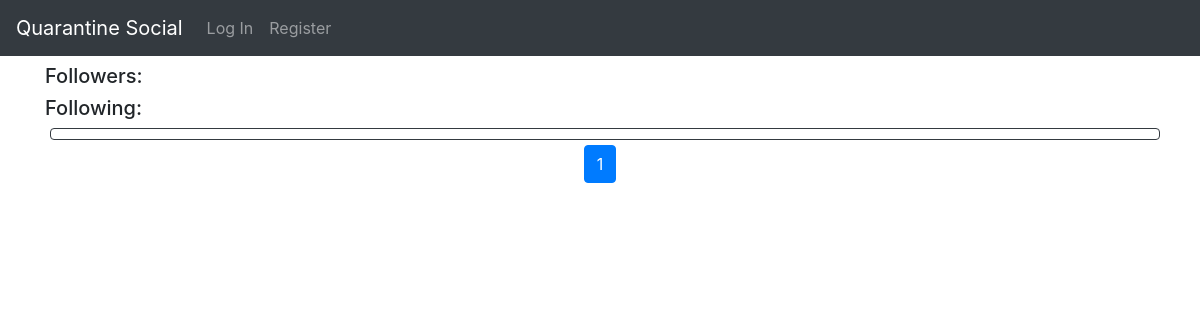
The app's page /userProfile/test3, older data.
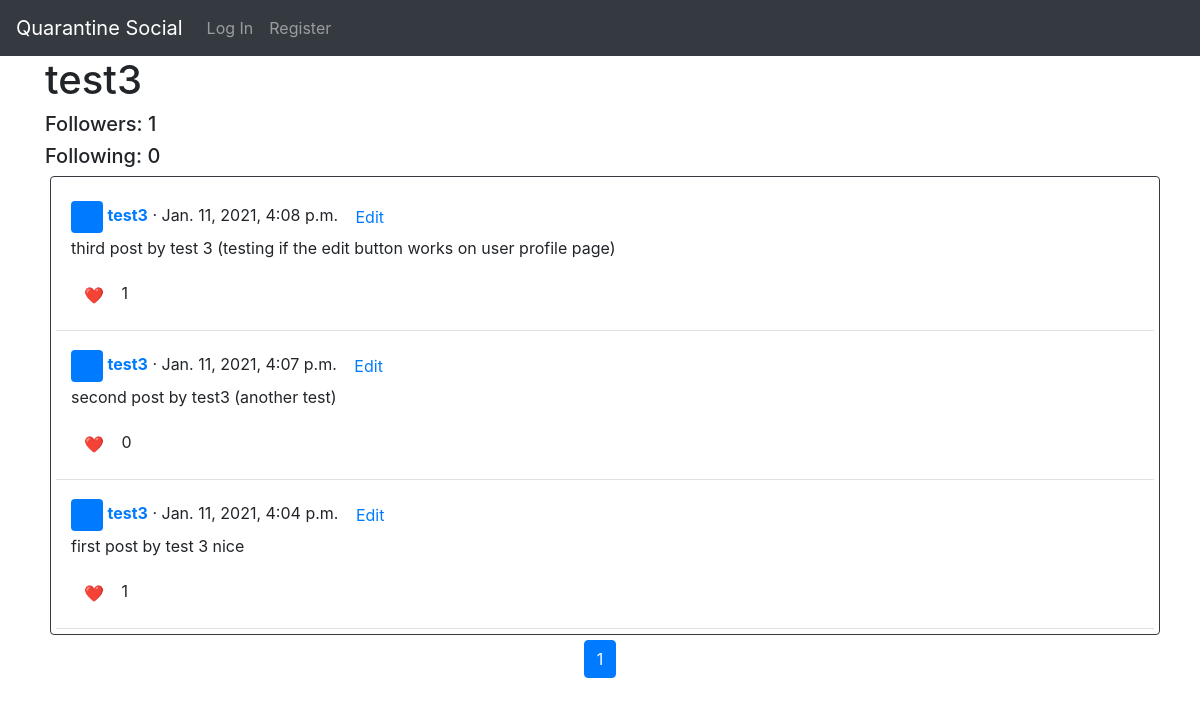
The same page, newer data.
### network/models.py (models this page shows)
class User(AbstractUser):
    num_following = models.IntegerField(default=0)
    num_followers = models.IntegerField(default=0)

class Post(models.Model):
    author = models.ForeignKey(User, on_delete=models.CASCADE)
    content = models.TextField()
    post_date = models.DateTimeField(default=timezone.now)
    num_likes = models.IntegerField(default=0)

### network/views.py (the view, shortened to what this page needs)
# urls.py: path("userProfile/<str:username>", views.profile, name="profile"),
def profile(request, username):
    desired_user = User.objects.filter(username=username).first()
    desired_user_posts = Post.objects.filter(author=desired_user).order_by('-post_date')
    paginator = Paginator(desired_user_posts, NUM_POSTS_PER_PAGE)
    page = request.GET.get('page')
    posts = paginator.get_page(page)
    if not request.user.is_authenticated:
        return render(request, "network/user_profile.html", {
            "desired_user": desired_user,
            "posts": posts
        })

### network/templates/network/user_profile.html (shortened to what this page needs)
{% extends "network/layout.html" %}
{% load static %}
{% block body %}
<div class="container">
    <h1 id="desired_username">{{ desired_user.username }}</h1>
    <h5 id="num_followers">Followers: {{ desired_user.num_followers }}</h5>
    <h5>Following: {{ desired_user.num_following }}</h5>
    <div class="container border border-dark rounded pst">
        {% for post in posts %}
            <div class="d-flex pt-3">
                <div class="pb-3 mb-0 medium lh-sm border-bottom w-100">
                    <div class="container">
                        <svg class="bd-placeholder-img flex-shrink-0 me-2 rounded" width="32" height="32" xmlns="http://www.w3.org/2000/svg" role="img" aria-label="Placeholder: 32x32" preserveAspectRatio="xMidYMid slice" focusable="false">
                            <text x="90%" y="50%" fill="#007bff" dy=".3em">32x32</text>
                        </svg>
                        <strong class="text-gray-dark"><a href="{% url 'profile' username=post.author %}">{{ post.author }}</a></strong>
                        <span> · {{ post.post_date }}</span>
                        <button type="button" class="btn btn-link" onclick="edit_post('{{post.id}}')">Edit</button>
                        <p id="post_content_{{post.id}}">{{ post.content }}</p>
                        <button type="button" class="btn btn-link like_unlike_btn" id="{{post.id}}">❤️</button>
                        <p style="display: inline;" id="{{post.id}}_numlikes">{{ post.num_likes }}</p>
                    </div>
                </div>
            </div>
        {% endfor %}
    </div>
    <ul class="pagination justify-content-center">
        {% for num in posts.paginator.page_range %}
            {% if posts.number == num %}
                <li class="page-item active"><a class="page-link" href="?page={{ num }}">{{ num }}</a></li>
            {% elif num > posts.number|add:'-3' and num < posts.number|add:'3' %}
                <li class="page-item"><a class="page-link" href="?page={{ num }}">{{ num }}</a></li>
            {% endif %}
        {% endfor %}
    </ul>
</div>
{% endblock %}

### network/templates/network/layout.html (shortened to what this page needs)
{% load static %}
<!DOCTYPE html>
<html lang="en">
    <head>
        <link rel="stylesheet" href="https://stackpath.bootstrapcdn.com/bootstrap/4.4.1/css/bootstrap.min.css">
        <link href="{% static 'network/styles.css' %}" rel="stylesheet">
    </head>
    <body>
        <nav class="navbar navbar-expand-lg navbar-dark bg-dark">
            <a class="navbar-brand" href="{% url 'index' %}">Quarantine Social</a>
            <div>
              <ul class="navbar-nav mr-auto">
                {% if user.is_authenticated %}
                    <li class="nav-item">
                        <a class="nav-link" href="{% url 'profile' username=user.username %}"><strong>{{ user.username }}</strong></a>
                    </li>
                    <li class="nav-item">
                        <a class="nav-link" href="{% url 'index' %}">All Posts</a>
                      </li>
                    <li class="nav-item">
                        <a class="nav-link" href="{% url 'following' %}">Following</a>
                    </li>
                    <li class="nav-item">
                        <a class="nav-link" href="{% url 'logout' %}">Log Out</a>
                    </li>
                {% else %}
                    <li class="nav-item">
                        <a class="nav-link" href="{% url 'login' %}">Log In</a>
                    </li>
                    <li class="nav-item">
                        <a class="nav-link" href="{% url 'register' %}">Register</a>
                    </li>
                {% endif %}
              </ul>
            </div>
          </nav>
        <div class="body">
            {% block body %}
            {% endblock %}
        </div>
    </body>
</html>

### network/static/network/styles.css (style rules this page uses)
.pst { margin: 5px; padding: 5px; }

Row changes from the older to the newer data that the page shows:
added User: username "test3", num_followers "1", num_following "0"
added Post: author "test3", post_date "Jan. 11, 2021, 4:08 p.m.", content "third post by test 3 (testing if the edit button works on user profile page)", num_likes "1"
added Post: author "test3", post_date "Jan. 11, 2021, 4:07 p.m.", content "second post by test3 (another test)", num_likes "0"
added Post: author "test3", post_date "Jan. 11, 2021, 4:04 p.m.", content "first post by test 3 nice", num_likes "1"
